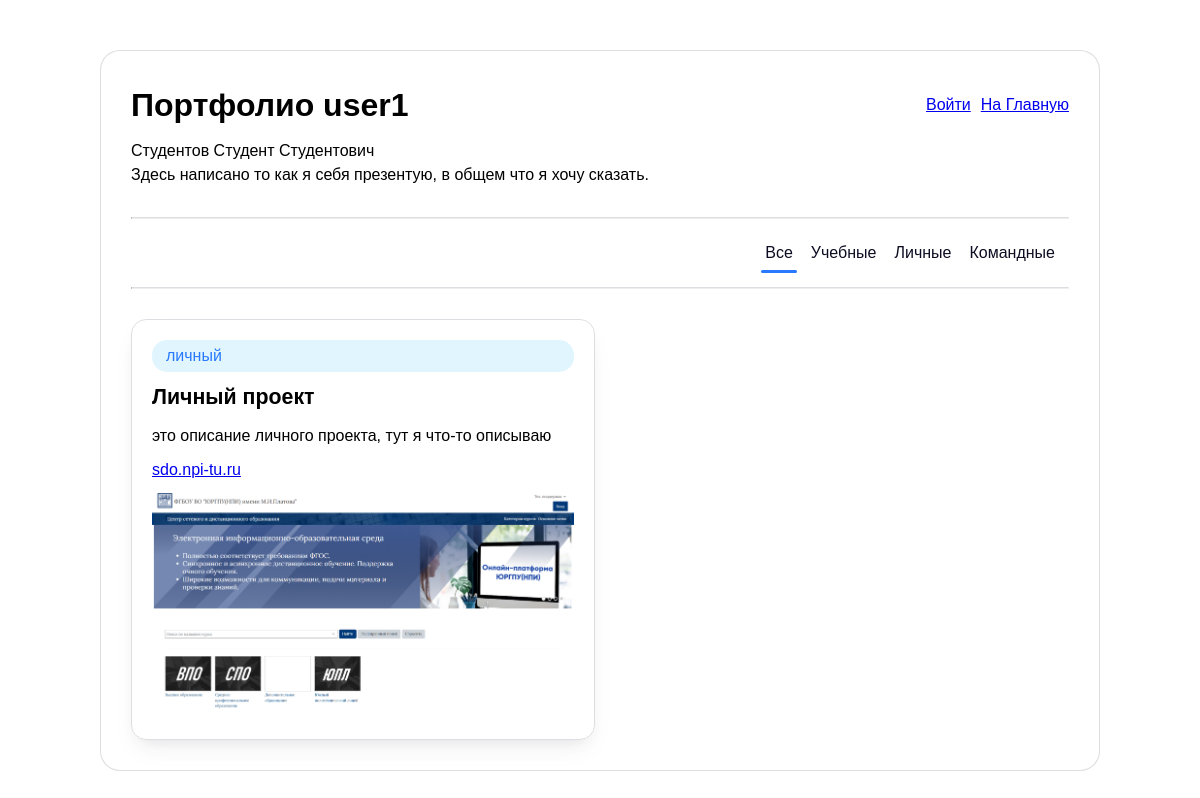
Screenshot of /user/user1 with the database file from the repository.
### tables this page shows
CREATE TABLE users (
            id INTEGER PRIMARY KEY AUTOINCREMENT,
            username TEXT UNIQUE NOT NULL,
            password_hash TEXT NOT NULL,
            first_name TEXT,
            last_name TEXT,
            middle_name TEXT,
            description TEXT,
            age INTEGER,
            university TEXT,
            year INTEGER
        );

CREATE TABLE projects (
        id INTEGER PRIMARY KEY AUTOINCREMENT,
        user_id INTEGER NOT NULL,
        title TEXT NOT NULL,
        description TEXT NOT NULL,
        links TEXT,
        category TEXT NOT NULL CHECK(category IN ('учебный', 'личный', 'командный')),
        image_path TEXT,
        created_at TIMESTAMP DEFAULT CURRENT_TIMESTAMP,
        FOREIGN KEY (user_id) REFERENCES users(id)
        );

### app.py (the view)
@app.route('/user/<username>')
def view_profile(username):
    profile = get_user_profile(username)
    if not profile:
        flash('Пользователь не найден', 'failure')
        return redirect(url_for('index'))
    if 'username' in session and session['username'] == username:
        return redirect(url_for('index'))
    projects = get_user_projects(username)
    return render_template('index.html',
                           current_user=username,
                           profile=profile,
                           projects=projects,
                           is_public=True)

### app.py (called while the page is built)
def get_user_profile(username):
    conn = sqlite3.connect(DATABASE)
    conn.row_factory = sqlite3.Row
    c = conn.cursor()
    c.execute('''
        SELECT first_name, last_name, middle_name, description, age, university, year
        FROM users WHERE username = ?
    ''', (username,))
    row = c.fetchone()
    conn.close()
    return {key: row[key] for key in row.keys()} if row else None

def get_user_projects(username):
    conn = sqlite3.connect(DATABASE)
    conn.row_factory = sqlite3.Row
    c = conn.cursor()
    try:
        c.execute('SELECT id FROM users WHERE username = ?', (username,))
        user = c.fetchone()
        user_id = user['id']
        c.execute('''
            SELECT id, title, description, links, category, image_path, created_at
            FROM projects
            WHERE user_id = ?
            ORDER BY created_at DESC
        ''', (user_id,))
        return c.fetchall()
    except Exception as e:
        app.logger.error(f'Ошибка при получении проектов пользователя {username}: {str(e)}')
        return []
    finally:
        conn.close()

### templates/index.html (shortened to what this page needs)
<!DOCTYPE html>
<html lang="ru">
<head>
    <link rel="stylesheet" href="/static/reset.css">
    <link rel="stylesheet" href="/static/style.css">
</head>
<body>
    <div class="container index-container">
        <div class="header">
            {% if not is_public %}
                <h1>Мое Портфолио</h1>
                <div class="user-container">
                    <div class="user">
                        <span>{{ current_user }}</span>
                        <img src="{{ url_for('static', filename='img/user.png') }}" alt="{{ current_user }}" style="margin-left: 10px;" height="32">
                    </div>
                    <div class="options">
                        <p><a href="{{ url_for('logout') }}">Выйти</a></p>
                        <p><a href="{{ url_for('edit') }}">Изменить профиль</a></p>
                    </div>
                </div>
            {% else %}
                <h1>Портфолио {{ current_user }}</h1>
                <div class="options">
                    <p><a href="{{ url_for('login') }}">Войти</a></p>
                    <p><a href="{{ url_for('index') }}">На Главную</a></p>
                </div>
            {% endif %}
        </div>
        <div class="biography">
            {% set full_name = [profile.last_name, profile.first_name, profile.middle_name] | select('string') | join(' ') %}
            {% if full_name or profile.description %}
                <p>{{ full_name }}</p>
                <p>{{ profile.description or '' }}</p>
            {% endif %}
        </div>
        <div class="projects-container">
            <hr class="margin10">
            <div class="filters">
                <button class="filter-btn" data-category="all">Все</button>
                <button class="filter-btn" data-category="учебный">Учебные</button>
                <button class="filter-btn" data-category="личный">Личные</button>
                <button class="filter-btn" data-category="командный">Командные</button>
            </div>
            <hr>
            {% if projects %}
                <div class="project-list">
                    {% for project in projects %}
                        <div class="project-card" data-category="{{ project.category }}">
                            <div class="project-category
                                {% if project.category == 'учебный' %}category-study
                                {% elif project.category == 'личный' %}category-personal
                                {% elif project.category == 'командный' %}category-team
                                {% endif %}">
                                {{ project.category }}
                            </div>
                            <h3 class="project-title">{{ project.title }}</h3>
                            <p>{{ project.description }}</p>
                            <a href="{% if not project.links.startswith('http') %}https://{% endif %}{{ project.links }}" target="_blank">{{ project.links }}</a>
                            {% if project.image_path %}
                                <img src="{{ url_for('static', filename='img/' + project.image_path) }}" alt="{{ project.title }}">
                            {% endif %}
                        </div>
                    {% endfor %}
                </div>
            {% else %}
                {% if not is_public %}
                    <p class="empty margin10">У вас пока нет проектов</p>
                {% else %}
                    <p class="empty margin10">У этого пользователя пока нет проектов</p>
                {% endif %}
            {% endif %}
        </div>
    </div>
</body>
</html>

### static/style.css (style rules this page uses)
.header { display: flex; justify-content: space-between; }
.options { display: flex; justify-content: end; align-items: center; gap: 10px; }
.container { margin: 100px auto; width: 400px; padding: 30px; display: flex; flex-direction: column; gap: 10px; border: 1px rgba(219, 218, 222, 0.9) solid; border-radius: 20px; background-color: #fff; font-size: 12pt; color:#000; }
button,a { transition: .2s; }
.margin10 { margin-top: 20px; }
.index-container, .main-container { margin: 50px auto; width: 1000px; min-height: 500px; }
.project-list { display: flex; flex-wrap: wrap; gap: 20px 10px; margin-top: 30px; }
.project-card { display: flex; flex-direction: column; gap: 10px; flex: 0 1 calc(50% - 5px); box-sizing: border-box; border: 1px rgba(219, 218, 222, 0.9) solid; border-radius: 15px; padding: 20px; box-shadow: rgba(50, 50, 93, 0.05) 0px 13px 27px -5px, rgba(0, 0, 0, 0.10) 0px 8px 16px -8px; }
.project-card img { border-radius: 7px; }
.project-category { padding: 4px 14px; width: 100%; border-radius: 15px; }
.category-personal { background-color: #E1F5FE; color: #2979FF; }
.project-title { font-size: 16pt; }
hr { border-top: 1px solid rgba(219, 218, 222, 0.9); }
.filters { margin: 20px 10px 20px 0; display: flex; justify-content: end; gap: 10px; }
.filter-btn { padding: 2px 4px; background-color: transparent; position: relative; border: none; color: #0d0c22; }
.filter-btn.active::after { content: ''; position: absolute; bottom: -6px; left: 0; width: 100%; height: 3px; background-color: #2979FF; border-radius: 2px; opacity: 1; }

### rows the page displays
users: username "user1", description "Здесь написано то как я себя презентую, в общем что я хочу сказать."
projects: category "личный", title "Личный проект", description "это описание личного проекта, тут я что-то описываю", links "sdo.npi-tu.ru", image_path (picture)

### other values shown
{{ full_name }} "Студентов Студент Студентович"
